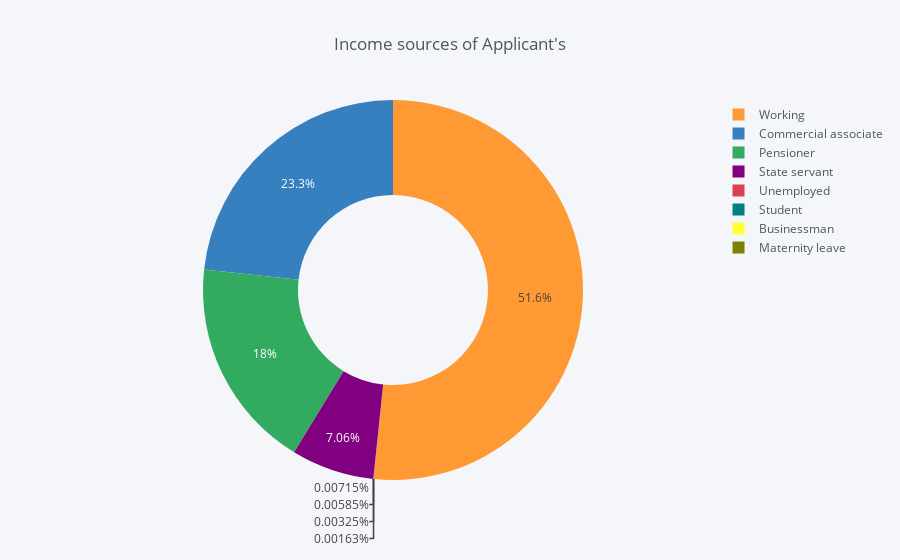

The code cell stored with this chart in its notebook:
### Code cell
temp = application_train_df["NAME_INCOME_TYPE"].value_counts()
df = pd.DataFrame({'labels': temp.index,
                   'values': temp.values
                  })
df.iplot(kind='pie',labels='labels',values='values', title='Income sources of Applicant\'s', hole = 0.5)

### Figure 1 — Plotly figure (JSON) as saved in the notebook; plotly's stock layout.template omitted (floating-point values rounded to 4 significant figures)
{"data": [{"hole": 0.5, "labels": ["Working", "Commercial associate", "Pensioner", "State servant", "Unemployed", "Student", "Businessman", "Maternity leave"], "marker": {"colors": ["rgba(255, 153, 51, 1.0)", "rgba(55, 128, 191, 1.0)", "rgba(50, 171, 96, 1.0)", "rgba(128, 0, 128, 1.0)", "rgba(219, 64, 82, 1.0)", "rgba(0, 128, 128, 1.0)", "rgba(255, 255, 51, 1.0)", "rgba(128, 128, 0, 1.0)"]}, "name": "", "type": "pie", "values": [158774, 71617, 55362, 21703, 22, 18, 10, 5]}], "layout": {"legend": {"bgcolor": "#F5F6F9", "font": {"color": "#4D5663"}}, "paper_bgcolor": "#F5F6F9", "plot_bgcolor": "#F5F6F9", "title": "Income sources of Applicant's", "titlefont": {"color": "#4D5663"}}}
